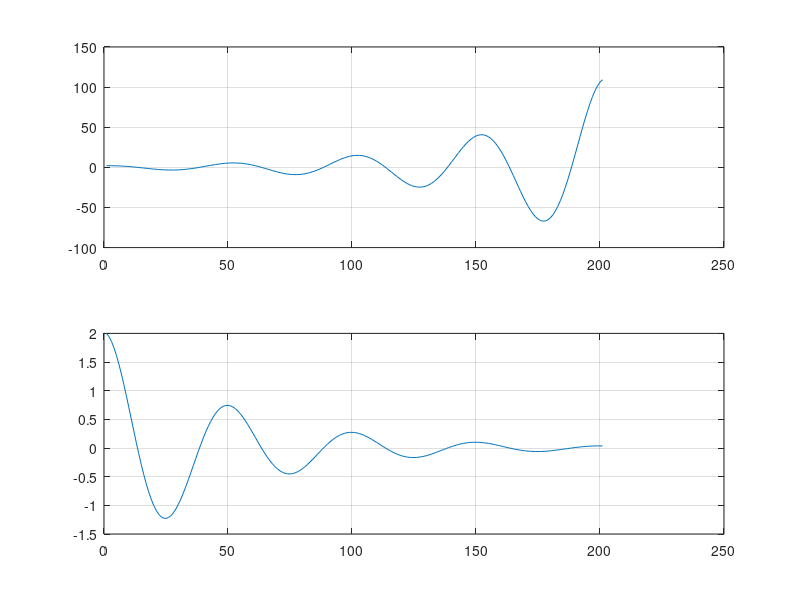

This chart was generated by the following MATLAB code:
% Example 1.50

A = 2; a1 = 2; a2 = -2;
w0 = 4*pi; fi = 0; 
T0  = (2*pi)/w0;
t = 0 : 0.01 : 4*T0;
x1 = A*exp(a1*t).*cos(w0*t+fi); 
x2 = A*exp(a2*t).*cos(w0*t+fi);
subplot(211); plot(x1); grid on; 
subplot(212); plot(x2); grid on;